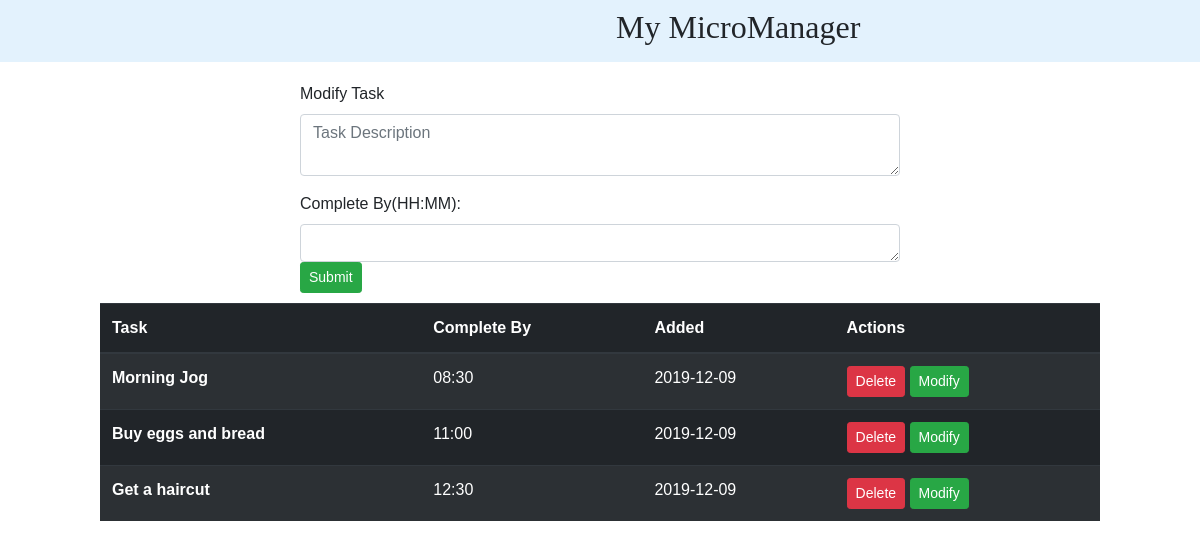
Page /update/3 on the committed database.
### app.py (models this page shows, shortened)
class Todo(db.Model):
    id = db.Column(db.Integer, primary_key=True)
    content = db.Column(db.String(200), nullable = False)
    done_by = db.Column(db.String(200), nullable = False)
    date_created = db.Column(db.DateTime, default = datetime.utcnow)

### app.py (the view)
@app.route('/update/<int:id>', methods=['POST', 'GET'])
def update(id):
    task = Todo.query.get_or_404(id)
    if request.method == 'POST':
        updated_task_content = request.form['Content']
        updated_time = request.form['Time']
        if updated_task_content == '':
            return render_template('error.html')
        if updated_time == '':
            return render_template('error.html')
        task.content = updated_task_content
        task.done_by = updated_time
        try:
            db.session.commit()
            return redirect('/')
        except:
            return 'There was a problem updating the task'
    else:
        tasks = Todo.query.order_by(Todo.done_by).all()
        return render_template('update.html', task = task, tasks = tasks)

### templates/update.html (shortened to what this page needs)
{% extends 'base.html' %}
{% block body %}
    <div style="margin-left:300px; margin-top: 20px; margin-right: 300px ">
        <form  action='/update/{{ task.id }}' method='POST'>
            <div class="form-group shadow-textarea">
                    <label for="exampleFormControlTextarea6">Modify Task</label>
                    <textarea class="form-control z-depth-1" id="exampleFormControlTextarea6" name = "Content" rows="2" placeholder="Task Description"></textarea>
                </div>
                <div class="md-form">
                    <label for="form7">Complete By(HH:MM):</label>
                    <textarea id="form7" class="md-textarea form-control" name= "Time" rows="1"></textarea>
                </div>
                    <input class="btn btn-success btn-sm" type="submit" value="Submit">
        </form>
        </div>
      <div style="margin-left: 100px; margin-right: 100px; margin-top: 10px">
        <table class="table table-striped table-dark">
            <thead>
                <tr>
                    <th scope="col">Task</th>
                    <th scope="col">Complete By</th>
                    <th scope="col">Added</th>
                    <th scope="col">Actions</th>
                </tr>
            </thead>
            <tbody>
            {% for task in tasks %}
                <tr>
                    <th scope="row">{{ task.content }}</th>
                    <td>{{ task.done_by }}</td>
                    <td>{{ task.date_created.date() }}</td>
                    <td>
                        <a href='/delete/{{ task.id }}'><button type="button" class="btn btn-danger btn-sm">Delete</button></a>
                        <a href='/update/{{ task.id }}'><button type="button" class="btn btn-success btn-sm">Modify</button></a>
                    </td>
                </tr>
            {% endfor %}
        </tbody>
        </table>
        </div>
{% endblock %}

### static/css/main.css (style rules this page uses)
body { margin: 0; font-family: sans-serif; }

### rows in the picture
Todo: content "Morning Jog", done_by "08:30", date_created "2019-12-09"
Todo: content "Buy eggs and bread", done_by "11:00", date_created "2019-12-09"
Todo: content "Get a haircut", done_by "12:30", date_created "2019-12-09"
